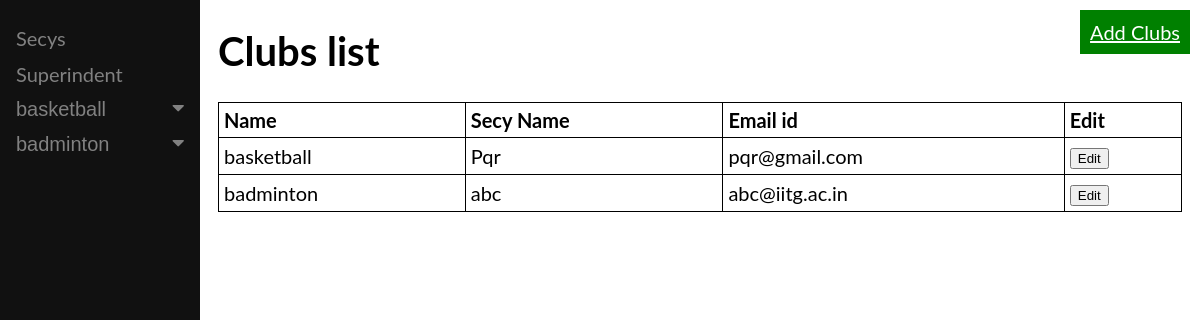
Screenshot of /sportapp/clubsList/ with the database file from the repository.
### sportapp/models.py (models this page shows, shortened)
class clubs(models.Model):
    name = models.CharField(max_length=30,help_text='Enter a club name')
    secy_name= models.CharField(max_length=30,help_text='Enter a secy name')
    email=  models.EmailField()

### sportapp/views.py (the view)
# urls.py: path('clubsList/',views.ClubsListView.as_view(),name='clubsList'),
class ClubsListView(ListView):
    model = clubs
    template_name = 'sportapp/clubs_list.html'

### sportapp/templates/sportapp/clubs_list.html (shortened to what this page needs)
<!DOCTYPE html>
<html>
<head>
<link rel="stylesheet" href="https://cdnjs.cloudflare.com/ajax/libs/font-awesome/4.7.0/css/font-awesome.min.css">
</head>
<body>
<div class="sidenav">
    <a  href="{% url 'clubsList' %}">Secys</a>
    <a href="{% url 'superindent' %}">Superindent</a>
    {% if clubs_list %}
    {% for club in clubs_list %}
  <button class="dropdown-btn">{{club.name}}
    <i class="fa fa-caret-down"></i>
  </button>
  {% endfor %}
  {% endif %}
</div>
<div class="main">
    <a href="{% url 'clubs' %}" class="myButton">Add Clubs</a>
    <h1>
        Clubs list
    </h1>
    {% if clubs_list %}
    <table style="width:100%">
        <tr>
            <th>Name</th>
            <th>Secy Name</th>
            <th>Email id</th>
            <th>Edit</th>
          </tr>
      {% for club in clubs_list %}
      <tr>
        <td>{{club.name}}</button></a></td>
        <td>{{club.secy_name}}</td>
        <td>{{club.email}}</td>
        <td><a href="{% url 'editClub' club.pk %}"><button>Edit</button></a></td>
      </tr>
    {% endfor %}
</table>
  {% else %}
    <p>There are no Clubs </p>
  {% endif %}
</div>
</body>
</html>

### sportapp/templates/sportapp/clubs_list.html (style rules this page uses)
body { font-family: "Lato", sans-serif; }
.sidenav { height: 100%; width: 200px; position: fixed; z-index: 1; top: 0; left: 0; background-color: #111; overflow-x: hidden; padding-top: 20px; }
.sidenav a, .dropdown-btn { padding: 6px 8px 6px 16px; text-decoration: none; font-size: 20px; color: #818181; display: block; border: none; background: none; width: 100%; text-align: left; cursor: pointer; outline: none; }
.main { margin-left: 200px; font-size: 20px; padding: 0px 10px; }
.fa-caret-down { float: right; padding-right: 8px; }
table, th, td { border: 1px solid black; border-collapse: collapse; }
th, td { padding: 5px; text-align: left; }
.myButton { padding: 10px; display:block; background-color: green; color: white; text-align:center; position: absolute; top: 10px; right: 10px; }

### rows the page displays
clubs: name "basketball", secy_name "Pqr", email "pqr@gmail.com"
clubs: name "badminton", secy_name "abc", email "abc@iitg.ac.in"
